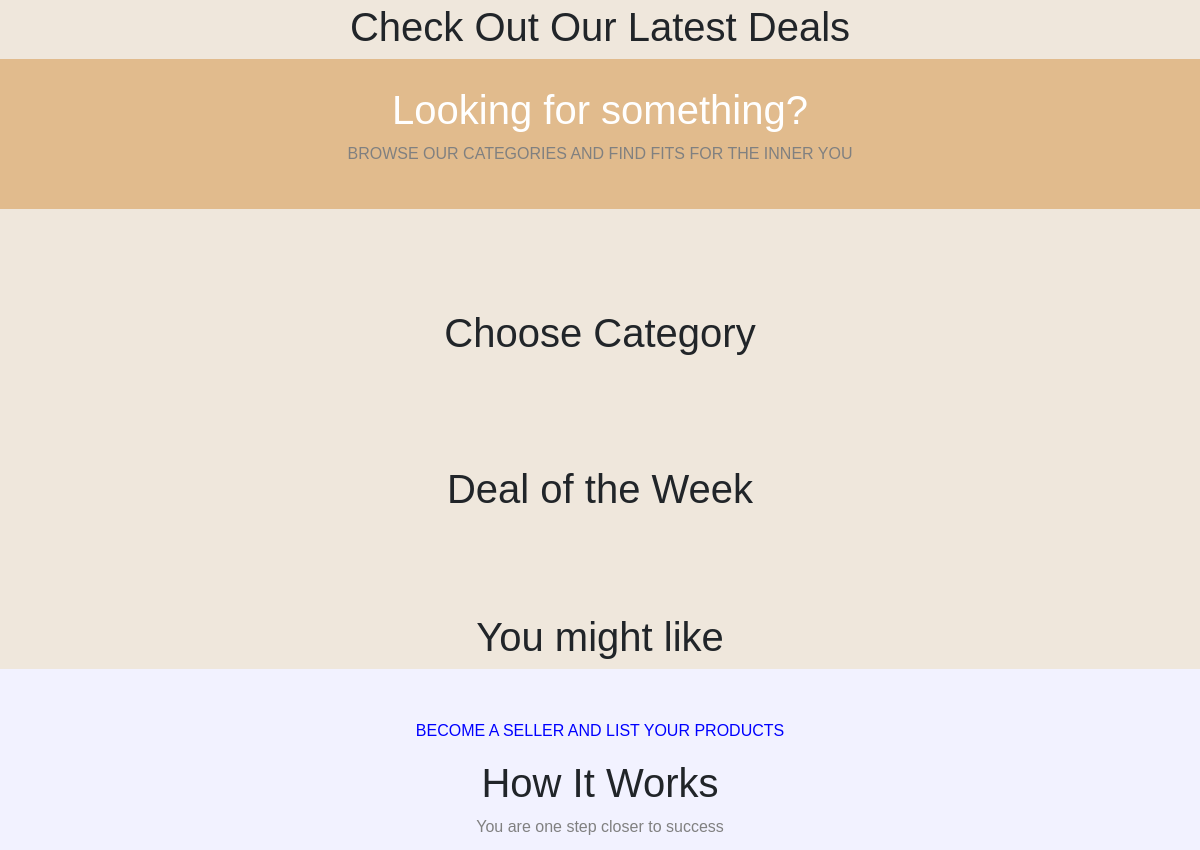
Before: / (middle part) with the older database file.
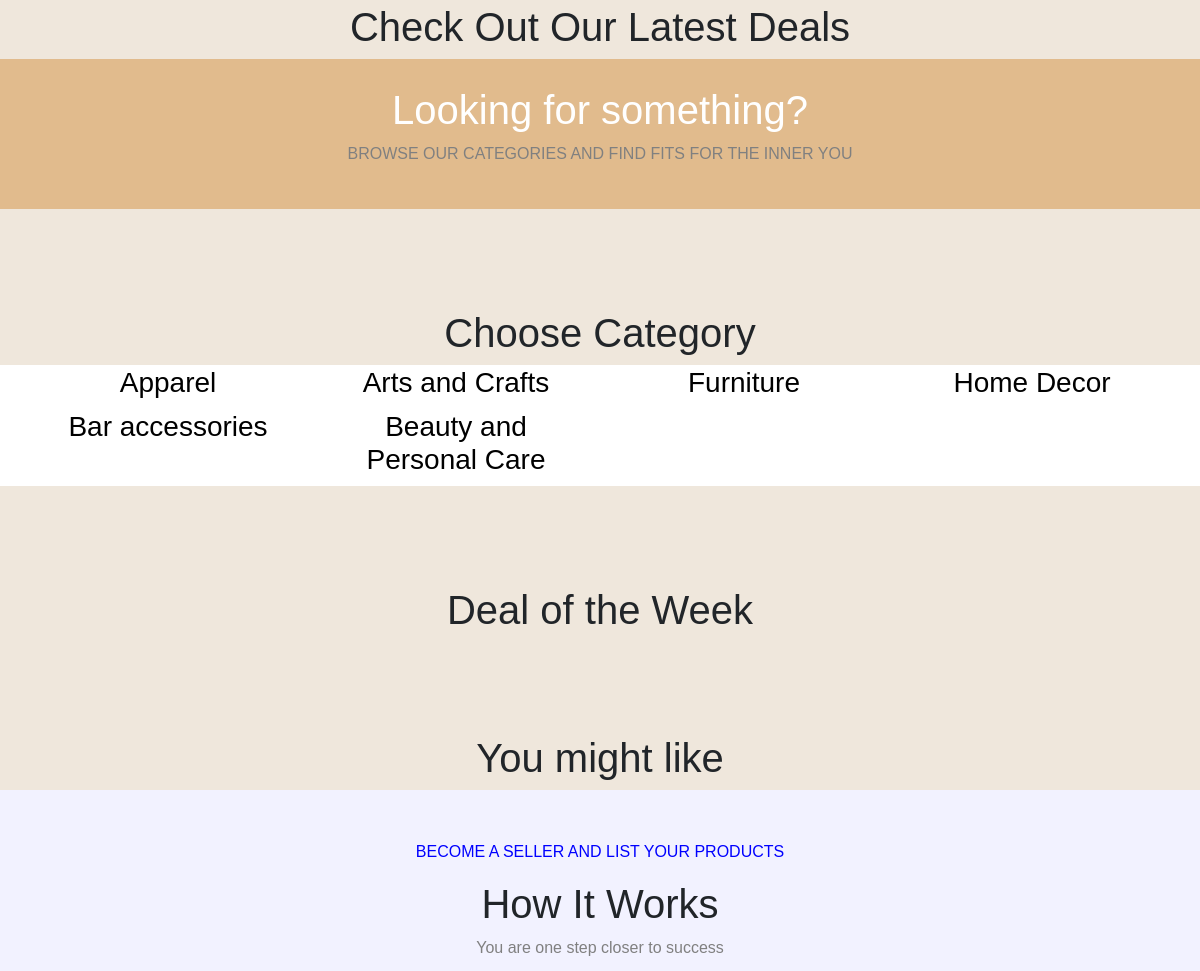
After: the same page with the newer database file.
### WebApp/models.py (models this page shows, shortened)
class Category(models.Model):
    id = models.AutoField(primary_key=True)
    name = models.CharField(max_length=50)

### WebApp/views.py (the view)
# urls.py: path('', views.homePage, name='homePage'),
def homePage(request):
    categories = Category.objects.all()
    params = {
        "categories": categories
    }
    return render(request, 'home.html', params)

### templates/home.html (shortened to what this page needs)
{% extends 'base.html' %}
{% load static %}
{% block css %}
<link rel="stylesheet" href="{% static 'css/home/home.css' %}">
<link rel="stylesheet" href="{% static 'css/home/tablet.css' %}" media="screen and (max-width: 750px)">
<link rel="stylesheet" href="{% static 'css/home/phone.css' %}" media="screen and (max-width: 570px)">
{% endblock %}
{% block body %}
<h1 class="Heading">Check Out Our Latest Deals</h1>
<div class="categoriesHeader">
    <h1>Looking for something?</h1>
    <p>BROWSE OUR CATEGORIES AND FIND FITS FOR THE INNER YOU</p>
</div>
<h1 class="Heading">Choose Category</h1>
<div class="categories">
    <div class="container-fluid mx-auto row">
        {% for category in categories %}
        <div class="col-lg-3 col-md-6 col-sm-12 categories-sub-container">
            <div class="">
                <form>
                    <button class="category-btn">
                        <h3 class="mx-auto">{{category.name}}</h3>
                    </button>
                </form>
            </div>
        </div>
        {% endfor %}
    </div>
</div>
<h1 class="Heading">Deal of the Week</h1>
<h1 class="Heading">You might like</h1>
<div class="howItWorks">
    <p class="first-text">BECOME A SELLER AND LIST YOUR PRODUCTS</p>
    <h1>How It Works</h1>
    <p class="second-text">You are one step closer to success</p>
</div>
{% endblock %}

### templates/base.html (shortened to what this page needs)
{% load static %}
<!DOCTYPE html>
<html lang="en">
<head>
    <link href="https://cdn.jsdelivr.net/npm/bootstrap@5.0.2/dist/css/bootstrap.min.css" rel="stylesheet">
    <link rel="stylesheet" href="{% static 'css/base.css' %}">
    <link rel="stylesheet" href="{% static 'css/baseDesktop.css' %}" media="screen and (max-width: 1780px)">
    <link rel="stylesheet" href="{% static 'css/baseLaptop.css' %}" media="screen and (max-width: 1350px)">
    <link rel="stylesheet" href="{% static 'css/baseTablet.css' %}" media="screen and (max-width: 750px)">
    <link rel="stylesheet" href="{% static 'css/basePhone.css' %}" media="screen and (max-width: 570px)">
    {% block css %}{% endblock %}
</head>
<body>
    {% block body %}{% endblock %}
</body>
</html>

### static/css/base.css (style rules this page uses)
body { background-color: #efe7dc; margin: 0px; font-family: Helvetica; }

### static/css/home/home.css (style rules this page uses)
.Heading { text-align: center; margin-top: 100px; }
.categoriesHeader { background-color: #E1BB8D; height: 150px; display: flex; flex-direction: column; justify-content: center; text-align: center; }
.categoriesHeader h1 { color: white; }
.categoriesHeader p { color: grey; }
.howItWorks { background-color: #f2f2ff; text-align: center; padding-top: 50px; padding-bottom: 50px; }
.first-text { color: blue; }
.second-text { color: grey; }
.categories { background-color: white; }
.categories-sub-container div h3 { text-align: center; width: 100%; }
.category-btn { background-color: white; border-style: none; text-align: center; width: 100%; }

Changed rows visible on the page:
added Category: name "Apparel"
added Category: name "Arts and Crafts"
added Category: name "Furniture"
added Category: name "Home Decor"
added Category: name "Bar accessories"
added Category: name "Beauty and Personal Care"
